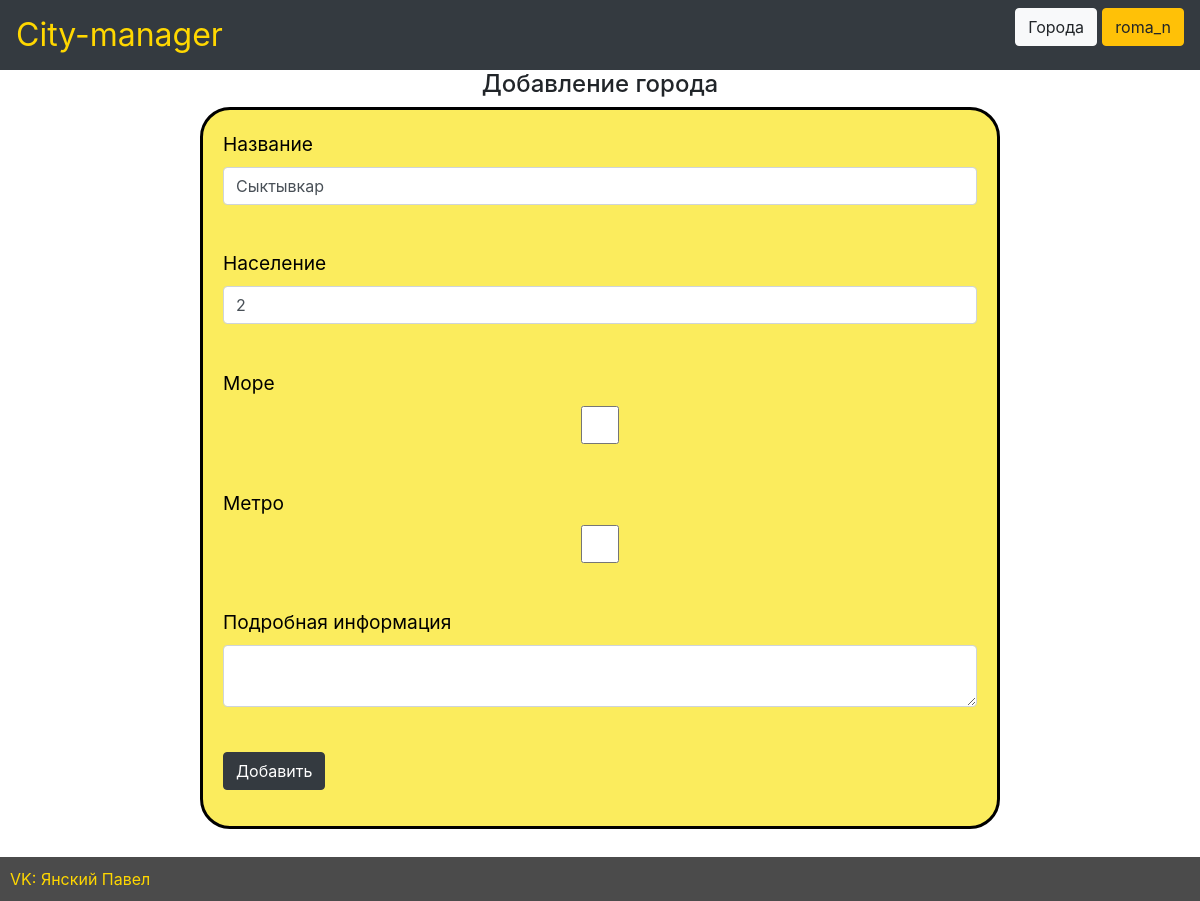
The app's page /cities/1 (signed in) with its own data.
### data/users.py (models this page shows, shortened)
class User(SqlAlchemyBase, UserMixin):
    __tablename__ = 'users'
    id = sqlalchemy.Column(sqlalchemy.Integer,
                           primary_key=True, autoincrement=True)
    name = sqlalchemy.Column(sqlalchemy.String, unique=True, nullable=True)
    about = sqlalchemy.Column(sqlalchemy.String, nullable=True)
    email = sqlalchemy.Column(sqlalchemy.String,
                              index=True, unique=True, nullable=True)
    photo = sqlalchemy.Column(sqlalchemy.BLOB, nullable=True)
    hashed_password = sqlalchemy.Column(sqlalchemy.String, nullable=True)
    created_date = sqlalchemy.Column(sqlalchemy.DateTime,
                                     default=datetime.datetime.now)

### data/cities.py (models this page shows)
class City(SqlAlchemyBase):
    __tablename__ = 'cities'
    id = sqlalchemy.Column(sqlalchemy.Integer, primary_key=True, autoincrement=True)
    city = sqlalchemy.Column(sqlalchemy.Integer, unique=True, nullable=True)
    count_of_people = sqlalchemy.Column(sqlalchemy.String, nullable=True)
    sea = sqlalchemy.Column(sqlalchemy.Boolean, nullable=True)
    subway = sqlalchemy.Column(sqlalchemy.Boolean, nullable=True)
    information = sqlalchemy.Column(sqlalchemy.String, nullable=True, default="Отсутствует")
    user_id = sqlalchemy.Column(sqlalchemy.Integer, sqlalchemy.ForeignKey("users.id"))
    user = orm.relationship('User')

### main.py (the view, shortened to what this page needs)
@app.route('/cities/<int:id>', methods=['GET'])
@login_required
def edit_cities(id):
    form = CityForm()
    if request.method == "GET":
        db_sess = db_session.create_session()
        cities = db_sess.query(City).filter(City.id == id, City.user_id == current_user.id).first()
        if cities:
            form.city.data = cities.city
            form.count_of_people.data = cities.count_of_people
            form.sea.data = cities.sea
            form.subway.data = cities.subway
            form.information.data = cities.information
        else:
            abort(404)
    return render_template('cities.html', title='Редактирование города', form=form)

### forms/cities.py
class CityForm(FlaskForm):
    city = StringField('Название', validators=[DataRequired(), check_availability])
    count_of_people = StringField("Население", validators=[DataRequired(), check_type])
    sea = BooleanField("Море")
    subway = BooleanField("Метро")
    information = TextAreaField("Подробная информация")
    submit = SubmitField('Добавить')

### data/db_session.py (called while the page is built)
def create_session() -> Session:
    global __factory
    return __factory()

### main.py (called while the page is built)
@login_manager.user_loader
def load_user(user_id):
    db_sess = db_session.create_session()
    return db_sess.query(User).get(user_id)

### templates/cities.html (shortened to what this page needs)
{% extends "base.html" %}
{% block content %}
<h4>Добавление города</h4>
<form action="" method="post" class="login_form">
    <p>
        {{ form.city.label }}<br>
        {{ form.city(class="form-control") }}<br>
    </p>
    <p>
        {{ form.count_of_people.label }}<br>
        {{ form.count_of_people(class="form-control") }}<br>
    </p>
    <p>
        {{ form.sea.label }}<br>
        {{ form.sea(class="form-control") }}<br>
    </p>
    <p>
        {{ form.subway.label }}<br>
        {{ form.subway(class="form-control") }}<br>
    </p>
    <p>
        {{ form.information.label }}<br>
        {{ form.information(class="form-control") }}<br>
    </p>
    <p>{{ form.submit(type="submit", class="btn btn-dark") }}</p>
</form>
{% endblock %}

### templates/base.html (shortened to what this page needs)
<!doctype html>
<html lang="en">
<head>
    <link rel="stylesheet"
          href="https://stackpath.bootstrapcdn.com/bootstrap/4.4.1/css/bootstrap.min.css"
>
    <link rel="stylesheet" type="text/css" href="{{url_for('static', filename='css/style.css')}}" />
</head>
<body>
<header>
    <nav class="navbar navbar-dark bg-dark">
        <a style="color: gold; margin-left: 0; margin-right: auto; width: 16em;font-size: 2rem;" href="/">City-manager</a>
        {% if current_user.is_authenticated %}
        <p>
            <a class="btn btn-light" href="/main">Города</a>
            <a class="btn btn-warning" href="/users/{{ current_user.id }}">{{ current_user.name }}</a>
        </p>
        {% else %}
        <p>
            <a class="btn btn-light" href="/register">Зарегистрироваться</a>
            <a class="btn btn-warning" href="/login">Войти</a>
        </p>
        {% endif %}
    </nav>
</header>
<main role="main" class="container">
    {% block content %}{% endblock %}
</main><br><br><br>
<a class="footer" href="https://vk.com/pavelyanski">
    VK: Янский Павел
</a>
</body>
</html>

### static/css/style.css (style rules this page uses)
h4 { margin-left: auto; margin-right: auto; text-align: center; width: 12em }
form.login_form { margin-left: auto; margin-right: auto; max-width: 800px; background-color: #FBEC5D; border: 3px solid black; border-radius: 30px; padding: 20px }
p { color: black; font-size: 1.2em }
a.footer { position: fixed; right: 0; bottom: 0; padding: 10px; background: #4b4b4b; color: gold; width: 100%; }

### records on screen
User: name "roma_n"
City: city "Сыктывкар", count_of_people "2"
